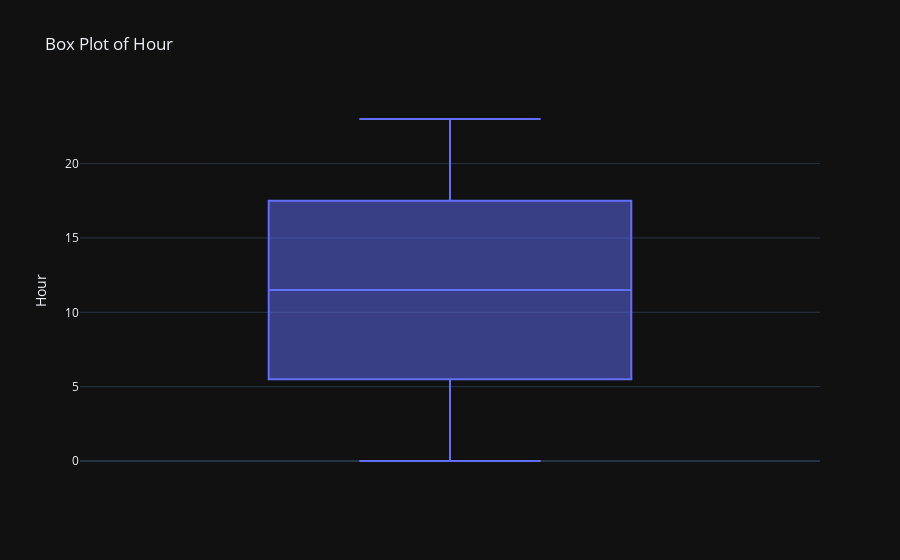
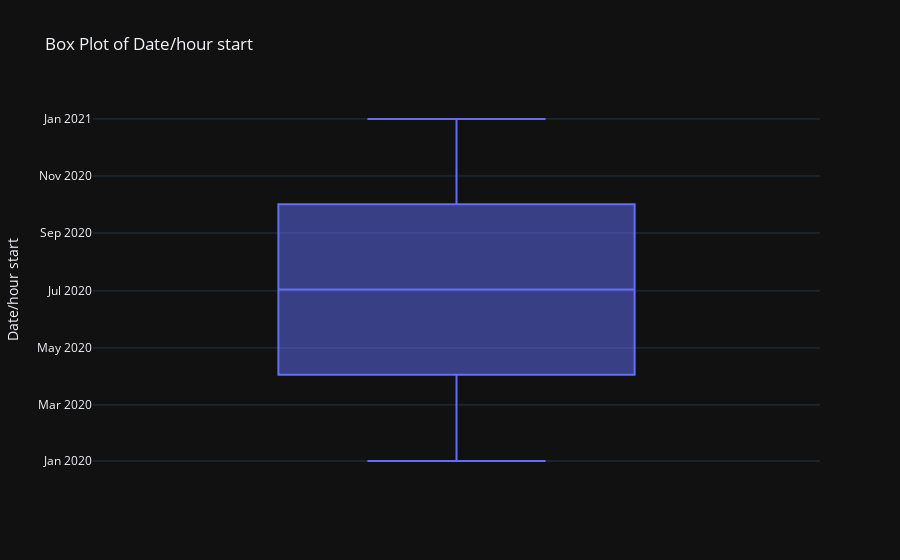
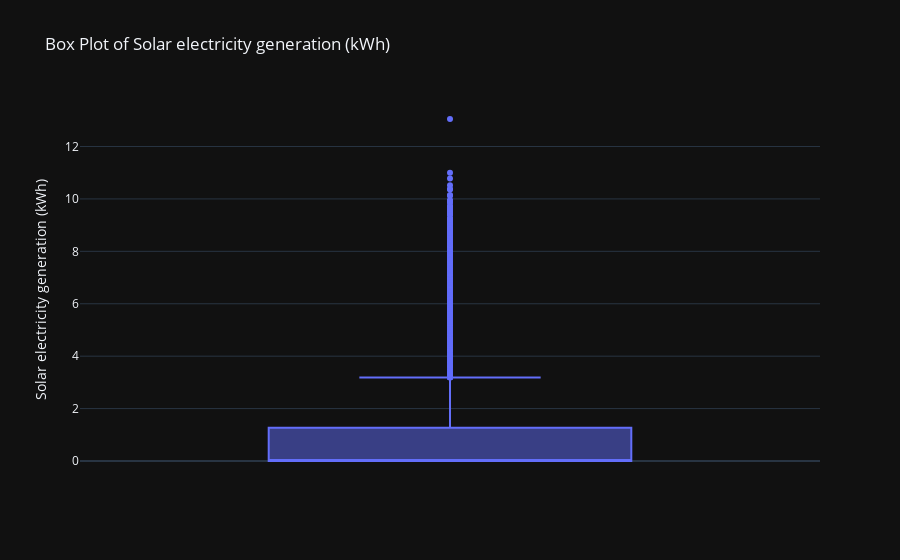
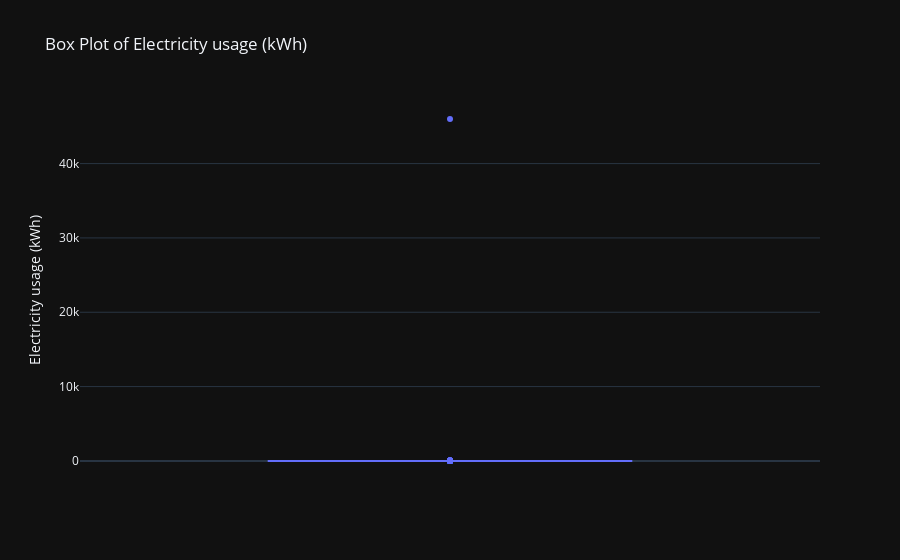

Notebook source saved alongside these figures, in order:
### Code cell
columns = list(df.columns)

for col in columns:
    boxplot(col)

### Figure 1 — Plotly figure (JSON) as saved in the notebook; plotly's stock layout.template omitted (floating-point values rounded to 4 significant figures; data arrays with more than 128 entries replaced by an {"elided": "..."} marker saying what was removed)
{"data": [{"alignmentgroup": "True", "hovertemplate": "Hour=%{y}<extra></extra>", "legendgroup": "", "marker": {"color": "#636efa"}, "name": "", "notched": false, "offsetgroup": "", "orientation": "v", "showlegend": false, "type": "box", "x0": " ", "xaxis": "x", "y": {"elided": "8760 int values"}, "y0": " ", "yaxis": "y"}], "layout": {"boxmode": "group", "legend": {"tracegroupgap": 0}, "title": {"text": "Box Plot of Hour"}, "xaxis": {"anchor": "y", "domain": [0, 1]}, "yaxis": {"anchor": "x", "domain": [0, 1], "title": {"text": "Hour"}}}}

### Figure 2 — Plotly figure (JSON) as saved in the notebook; plotly's stock layout.template omitted (floating-point values rounded to 4 significant figures; data arrays with more than 128 entries replaced by an {"elided": "..."} marker saying what was removed)
{"data": [{"alignmentgroup": "True", "hovertemplate": "Date/hour start=%{y}<extra></extra>", "legendgroup": "", "marker": {"color": "#636efa"}, "name": "", "notched": false, "offsetgroup": "", "orientation": "v", "showlegend": false, "type": "box", "x0": " ", "xaxis": "x", "y": {"elided": "8760 str values"}, "y0": " ", "yaxis": "y"}], "layout": {"boxmode": "group", "legend": {"tracegroupgap": 0}, "title": {"text": "Box Plot of Date/hour start"}, "xaxis": {"anchor": "y", "domain": [0, 1]}, "yaxis": {"anchor": "x", "domain": [0, 1], "title": {"text": "Date/hour start"}}}}

### Figure 3 — Plotly figure (JSON) as saved in the notebook; plotly's stock layout.template omitted (floating-point values rounded to 4 significant figures; data arrays with more than 128 entries replaced by an {"elided": "..."} marker saying what was removed)
{"data": [{"alignmentgroup": "True", "hovertemplate": "Solar electricity generation (kWh)=%{y}<extra></extra>", "legendgroup": "", "marker": {"color": "#636efa"}, "name": "", "notched": false, "offsetgroup": "", "orientation": "v", "showlegend": false, "type": "box", "x0": " ", "xaxis": "x", "y": {"elided": "8760 float values"}, "y0": " ", "yaxis": "y"}], "layout": {"boxmode": "group", "legend": {"tracegroupgap": 0}, "title": {"text": "Box Plot of Solar electricity generation (kWh)"}, "xaxis": {"anchor": "y", "domain": [0, 1]}, "yaxis": {"anchor": "x", "domain": [0, 1], "title": {"text": "Solar electricity generation (kWh)"}}}}

### Figure 4 — Plotly figure (JSON) as saved in the notebook; plotly's stock layout.template omitted (floating-point values rounded to 4 significant figures; data arrays with more than 128 entries replaced by an {"elided": "..."} marker saying what was removed)
{"data": [{"alignmentgroup": "True", "hovertemplate": "Electricity usage (kWh)=%{y}<extra></extra>", "legendgroup": "", "marker": {"color": "#636efa"}, "name": "", "notched": false, "offsetgroup": "", "orientation": "v", "showlegend": false, "type": "box", "x0": " ", "xaxis": "x", "y": {"elided": "8760 float values"}, "y0": " ", "yaxis": "y"}], "layout": {"boxmode": "group", "legend": {"tracegroupgap": 0}, "title": {"text": "Box Plot of Electricity usage (kWh)"}, "xaxis": {"anchor": "y", "domain": [0, 1]}, "yaxis": {"anchor": "x", "domain": [0, 1], "title": {"text": "Electricity usage (kWh)"}}}}
